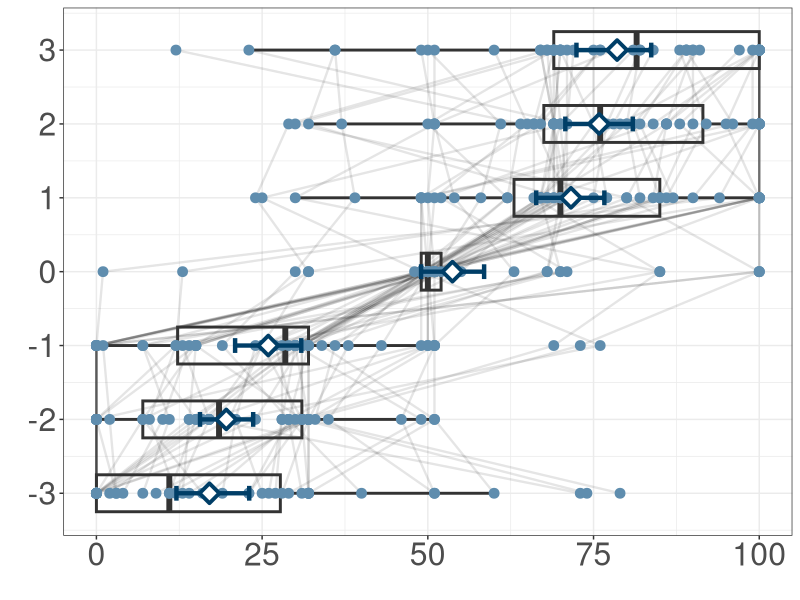
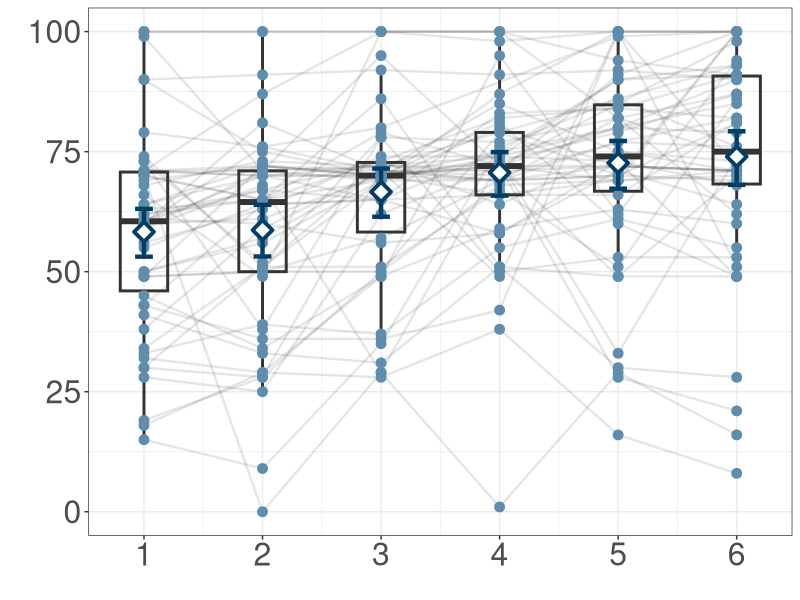
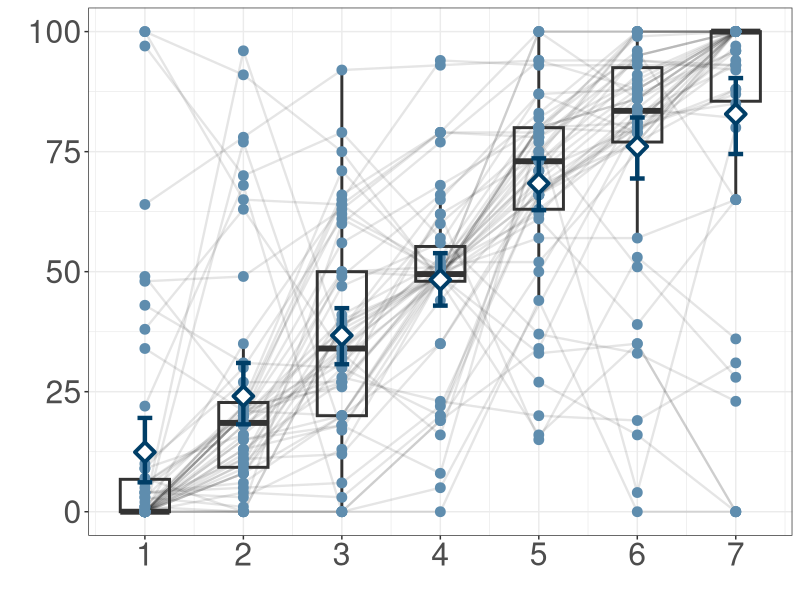
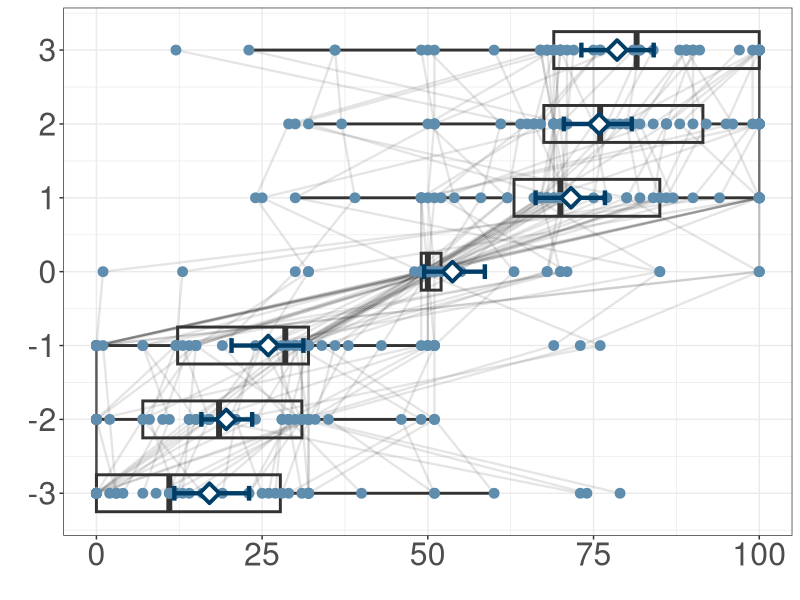
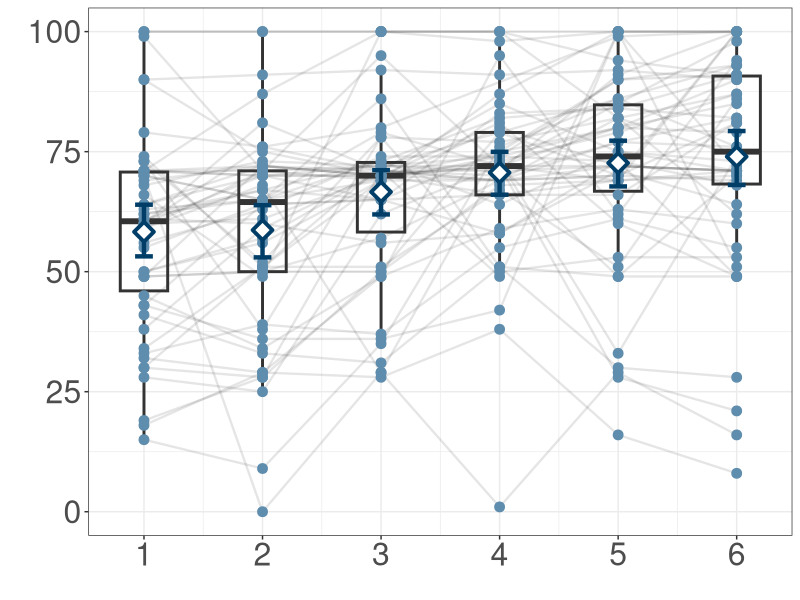
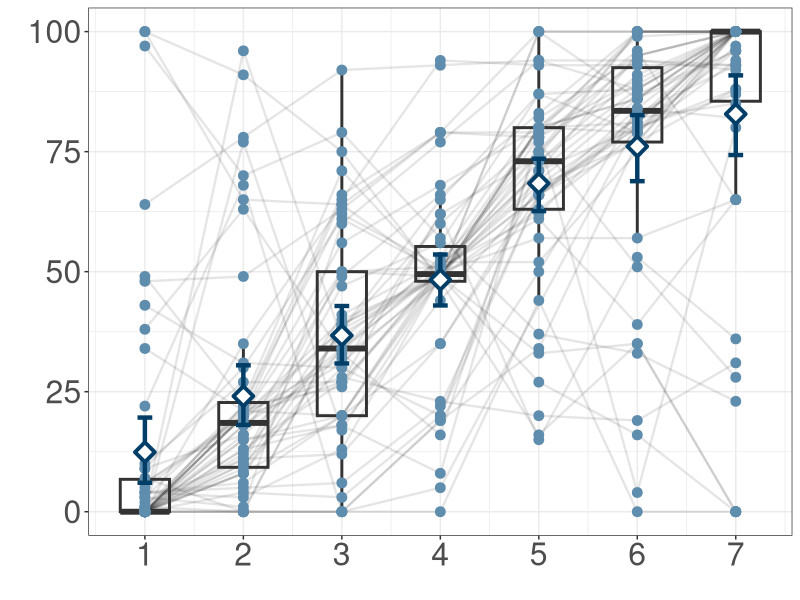

Generate these figures, in order, with R:
## ---- chunk 1
library(tidyverse)
library(dplyr)
library(cowplot)
library(lme4)
library(lmerTest)
library(ggplot2)

knitr::opts_chunk$set(warning = FALSE, message = FALSE) 

setwd("~/Desktop/Nensi/Thesis/Analysis Datasets")
## ---- chunk 2
# import deidentified dataset
data <- read.csv(file="CLIF-Adult-Pilot-Dataset.csv") %>% 
  mutate(ID=as.factor(ID))
## ---- chunk 3
exp2.adult.pilot <- data %>%
  select(ID, Version, contains("Exp2.Test")) %>% # select Task 2 trials, ID, and Version
  gather(orig, DV_Direction, contains("Exp2.Test")) %>% # split trials into rows
  separate(orig, c("IV_Depth","Exp", "Test"), sep = "([\\_\\.])", extra = "drop") %>% # separate trial number
  mutate(IV_Depth = as.numeric(sub("X","", IV_Depth)), IV_Obj_Depth_Diff = IV_Depth - 4, Test = as.character(sub("Test","", Test)), DV_Direction = ifelse(Test %in% "B", 100 - as.numeric(DV_Direction), as.numeric(DV_Direction))) %>%  # find depth, adjust for different versions
  na.omit() %>% #delete empty cells
  arrange(ID) # arrange by ID number
## ---- chunk 4
# produce Task 2 plot
(exp2.plot <- exp2.adult.pilot %>% 
  ggplot(aes(x = IV_Obj_Depth_Diff, y= DV_Direction)) +
  scale_x_continuous(breaks=seq(-3,3,1)) +
  geom_line(aes(group=ID), color=rgb(0,0,0), alpha=0.1, size=.8) +
  geom_boxplot(aes(group=IV_Obj_Depth_Diff), color="#333333", width=.5, fill=NA, size=1) +
  geom_point(color="#5F8DAE", size=3) +
  stat_summary(fun.data="mean_cl_boot", geom="errorbar", color="#003e67", width=0.2, size=1.5) +
  stat_summary(fun="mean", geom="point", shape=23, size=4, fill="white", color="#003e67", stroke=2) +
  theme_bw() +
  theme(axis.text=element_text(size=23)) +
  labs(x = "", y = "") +
  coord_flip() )

ggsave(filename="pilot.task2.adult.plot.png", path="/Users/Nensi/Desktop", width = 30, height = 21, units = "cm", dpi=300)
## ---- chunk 5
exp3.adult.pilot <- data %>%
  select(ID, Version, contains("Exp3.Test")) %>% # select Task 3 trials, ID, and Version
  gather(orig, DV_Preference, contains("Exp3.Test")) %>% # split trials into rows
  separate(orig, c("IV_Depth_Accept","Exp", "Test"), sep = "([\\_\\.])", extra = "drop") %>% # separate trial number
  mutate(Test = as.character(sub("Test","", Test)), IV_Depth_Accept = as.numeric(sub("X","", IV_Depth_Accept)), DV_Preference = ifelse((Version %in% "2" | Version %in% "4"), 100 - as.numeric(DV_Preference), as.numeric(DV_Preference))) %>% # find depth, adjust for different versions
  na.omit() %>% #delete empty cells
  arrange(ID) # arrange by ID number
## ---- chunk 6
(exp3.plot <- exp3.adult.pilot %>% 
  ggplot(aes(x = IV_Depth_Accept, y = DV_Preference)) +
  scale_x_continuous(breaks=seq(1,6,1)) +
  geom_line(aes(group=ID), color=rgb(0,0,0), alpha=0.1, size=.8) +
  geom_boxplot(aes(group=IV_Depth_Accept), color="#333333", width=.4, fill=NA, size=1) +
  geom_point(color="#5F8DAE", size=3) +
  stat_summary(fun.data="mean_cl_boot", geom="errorbar", color="#003e67", width=0.15, size=1.5) +
  stat_summary(fun="mean", geom="point", shape=23, size=4, fill="white", color="#003e67", stroke=2) +
  theme_bw() +
  theme(axis.text=element_text(size=23)) +
  labs(x = "", y = ""))

ggsave(filename="pilot.task3.adult.plot.png", path="/Users/Nensi/Desktop", width = 30, height = 21, units = "cm", dpi=300)
## ---- chunk 7
exp4.adult.pilot <- data %>%
  select(ID, Version, contains("Exp4.Test")) %>% # select Task 4 trials, ID, and Version
  gather(orig, DV_Depth, contains("Exp4.Test")) %>% # split trials into rows
  separate(orig, c("IV_Preference","Exp", "Test"), sep = "([\\_\\.])", extra = "drop") %>% # separate trial number
  mutate(IV_Preference = as.numeric(sub("X","", IV_Preference)), Test = as.character(sub("Test","", Test)), DV_Depth = ifelse((Version %in% "2" | Version %in% "4"), 100 - as.numeric(DV_Depth), as.numeric(DV_Depth))) %>% # find preference, adjust for different versions
  na.omit() %>% #delete empty cells
  arrange(ID) # arrange by ID number

## ---- chunk 8
(exp4.plot <- exp4.adult.pilot %>% 
  ggplot(aes(x = IV_Preference, y = DV_Depth)) +
  scale_x_continuous(breaks=seq(1,7,1)) +
  geom_line(aes(group=ID), color=rgb(0,0,0), alpha=0.1, size=.8) +
  geom_boxplot(aes(group=IV_Preference), color="#333333", width=.5, fill=NA, size=1) +
  geom_point(color="#5F8DAE", size=3) +
  stat_summary(fun.data="mean_cl_boot", geom="errorbar", color="#003e67", width=0.15, size=1.5) +
  stat_summary(fun="mean", geom="point", shape=23, size=4, fill="white", color="#003e67", stroke=2) +
  theme_bw() +
  theme(axis.text=element_text(size=23)) +
  labs(x = "", y = ""))

ggsave(filename="pilot.task4.adult.plot.png", path="/Users/Nensi/Desktop", width = 30, height = 20, units = "cm", dpi=300)
